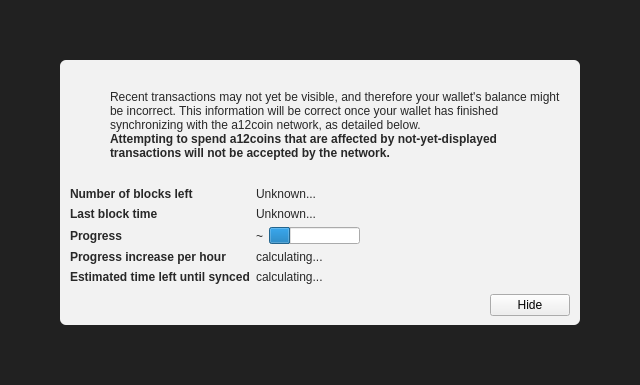
<?xml version="1.0" encoding="UTF-8"?>
<ui version="4.0">
 <class>ModalOverlay</class>
 <widget class="ModalOverlay" name="ModalOverlay">
  <property name="geometry">
   <rect>
    <x>0</x>
    <y>0</y>
    <width>640</width>
    <height>385</height>
   </rect>
  </property>
  <property name="windowTitle">
   <string>Form</string>
  </property>
  <layout class="QVBoxLayout" name="verticalLayout" stretch="0">
   <property name="sizeConstraint">
    <enum>QLayout::SetDefaultConstraint</enum>
   </property>
   <property name="leftMargin">
    <number>0</number>
   </property>
   <property name="topMargin">
    <number>0</number>
   </property>
   <property name="rightMargin">
    <number>0</number>
   </property>
   <property name="bottomMargin">
    <number>0</number>
   </property>
   <item>
    <widget class="QWidget" name="bgWidget" native="true">
     <property name="styleSheet">
      <string notr="true">#bgWidget { background: rgba(0,0,0,220); }</string>
     </property>
     <layout class="QVBoxLayout" name="verticalLayoutMain" stretch="1">
      <property name="leftMargin">
       <number>60</number>
      </property>
      <property name="topMargin">
       <number>60</number>
      </property>
      <property name="rightMargin">
       <number>60</number>
      </property>
      <property name="bottomMargin">
       <number>60</number>
      </property>
      <item>
       <widget class="QWidget" name="contentWidget" native="true">
        <property name="styleSheet">
         <string notr="true">#contentWidget { background: rgba(255,255,255,240); border-radius: 6px; }

QLabel { color: rgb(40,40,40);  }</string>
        </property>
        <layout class="QVBoxLayout" name="verticalLayoutSub" stretch="1,0,0,0">
         <property name="spacing">
          <number>0</number>
         </property>
         <property name="leftMargin">
          <number>10</number>
         </property>
         <property name="topMargin">
          <number>10</number>
         </property>
         <property name="rightMargin">
          <number>10</number>
         </property>
         <property name="bottomMargin">
          <number>10</number>
         </property>
         <item>
          <layout class="QHBoxLayout" name="horizontalLayoutIconText" stretch="0,1">
           <property name="topMargin">
            <number>20</number>
           </property>
           <item>
            <layout class="QVBoxLayout" name="verticalLayoutIcon">
             <property name="leftMargin">
              <number>0</number>
             </property>
             <item>
              <widget class="QPushButton" name="warningIcon">
               <property name="enabled">
                <bool>false</bool>
               </property>
               <property name="text">
                <string/>
               </property>
               <property name="icon">
                <iconset>
                 <normaloff>:/icons/warning</normaloff>
                 <disabledoff>:/icons/warning</disabledoff>:/icons/warning</iconset>
               </property>
               <property name="iconSize">
                <size>
                 <width>48</width>
                 <height>48</height>
                </size>
               </property>
               <property name="flat">
                <bool>true</bool>
               </property>
              </widget>
             </item>
             <item>
              <spacer name="verticalSpacerWarningIcon">
               <property name="orientation">
                <enum>Qt::Vertical</enum>
               </property>
               <property name="sizeHint" stdset="0">
                <size>
                 <width>20</width>
                 <height>40</height>
                </size>
               </property>
              </spacer>
             </item>
            </layout>
           </item>
           <item>
            <layout class="QVBoxLayout" name="verticalLayoutInfoText">
             <property name="leftMargin">
              <number>0</number>
             </property>
             <property name="topMargin">
              <number>0</number>
             </property>
             <item>
              <widget class="QLabel" name="infoText">
               <property name="text">
                <string>Recent transactions may not yet be visible, and therefore your wallet's balance might be incorrect. This information will be correct once your wallet has finished synchronizing with the a12coin network, as detailed below.</string>
               </property>
               <property name="textFormat">
                <enum>Qt::RichText</enum>
               </property>
               <property name="wordWrap">
                <bool>true</bool>
               </property>
              </widget>
             </item>
             <item>
              <widget class="QLabel" name="infoTextStrong">
               <property name="font">
                <font>
                 <weight>75</weight>
                 <bold>true</bold>
                </font>
               </property>
               <property name="text">
                <string>Attempting to spend a12coins that are affected by not-yet-displayed transactions will not be accepted by the network.</string>
               </property>
               <property name="textFormat">
                <enum>Qt::RichText</enum>
               </property>
               <property name="wordWrap">
                <bool>true</bool>
               </property>
              </widget>
             </item>
             <item>
              <spacer name="verticalSpacerInTextSpace">
               <property name="orientation">
                <enum>Qt::Vertical</enum>
               </property>
               <property name="sizeHint" stdset="0">
                <size>
                 <width>20</width>
                 <height>40</height>
                </size>
               </property>
              </spacer>
             </item>
            </layout>
           </item>
          </layout>
         </item>
         <item>
          <spacer name="verticalSpacerAfterText">
           <property name="orientation">
            <enum>Qt::Vertical</enum>
           </property>
           <property name="sizeHint" stdset="0">
            <size>
             <width>20</width>
             <height>40</height>
            </size>
           </property>
          </spacer>
         </item>
         <item>
          <layout class="QFormLayout" name="formLayout">
           <property name="fieldGrowthPolicy">
            <enum>QFormLayout::FieldsStayAtSizeHint</enum>
           </property>
           <property name="horizontalSpacing">
            <number>6</number>
           </property>
           <property name="verticalSpacing">
            <number>6</number>
           </property>
           <property name="topMargin">
            <number>10</number>
           </property>
           <item row="0" column="0">
            <widget class="QLabel" name="labelNumberOfBlocksLeft">
             <property name="font">
              <font>
               <weight>75</weight>
               <bold>true</bold>
              </font>
             </property>
             <property name="text">
              <string>Number of blocks left</string>
             </property>
            </widget>
           </item>
           <item row="0" column="1">
            <widget class="QLabel" name="numberOfBlocksLeft">
             <property name="text">
              <string>Unknown...</string>
             </property>
            </widget>
           </item>
           <item row="1" column="0">
            <widget class="QLabel" name="labelLastBlockTime">
             <property name="font">
              <font>
               <weight>75</weight>
               <bold>true</bold>
              </font>
             </property>
             <property name="text">
              <string>Last block time</string>
             </property>
            </widget>
           </item>
           <item row="1" column="1">
            <widget class="QLabel" name="newestBlockDate">
             <property name="sizePolicy">
              <sizepolicy hsizetype="Maximum" vsizetype="Preferred">
               <horstretch>0</horstretch>
               <verstretch>0</verstretch>
              </sizepolicy>
             </property>
             <property name="text">
              <string>Unknown...</string>
             </property>
            </widget>
           </item>
           <item row="2" column="0">
            <widget class="QLabel" name="labelSyncDone">
             <property name="font">
              <font>
               <weight>75</weight>
               <bold>true</bold>
              </font>
             </property>
             <property name="text">
              <string>Progress</string>
             </property>
            </widget>
           </item>
           <item row="2" column="1">
            <layout class="QHBoxLayout" name="horizontalLayoutSync" stretch="0,1">
             <item>
              <widget class="QLabel" name="percentageProgress">
               <property name="text">
                <string notr="true">~</string>
               </property>
              </widget>
             </item>
             <item>
              <widget class="QProgressBar" name="progressBar">
               <property name="value">
                <number>24</number>
               </property>
               <property name="format">
                <string/>
               </property>
              </widget>
             </item>
            </layout>
           </item>
           <item row="4" column="0">
            <widget class="QLabel" name="labelProgressIncrease">
             <property name="font">
              <font>
               <weight>75</weight>
               <bold>true</bold>
              </font>
             </property>
             <property name="text">
              <string>Progress increase per hour</string>
             </property>
            </widget>
           </item>
           <item row="4" column="1">
            <widget class="QLabel" name="progressIncreasePerH">
             <property name="text">
              <string>calculating...</string>
             </property>
            </widget>
           </item>
           <item row="5" column="0">
            <widget class="QLabel" name="labelEstimatedTimeLeft">
             <property name="font">
              <font>
               <weight>75</weight>
               <bold>true</bold>
              </font>
             </property>
             <property name="text">
              <string>Estimated time left until synced</string>
             </property>
            </widget>
           </item>
           <item row="5" column="1">
            <widget class="QLabel" name="expectedTimeLeft">
             <property name="text">
              <string>calculating...</string>
             </property>
            </widget>
           </item>
          </layout>
         </item>
         <item>
          <layout class="QHBoxLayout" name="horizontalLayoutButtons">
           <property name="leftMargin">
            <number>10</number>
           </property>
           <property name="topMargin">
            <number>10</number>
           </property>
           <item>
            <spacer name="horizontalSpacer">
             <property name="orientation">
              <enum>Qt::Horizontal</enum>
             </property>
             <property name="sizeHint" stdset="0">
              <size>
               <width>40</width>
               <height>20</height>
              </size>
             </property>
            </spacer>
           </item>
           <item>
            <widget class="QPushButton" name="closeButton">
             <property name="text">
              <string>Hide</string>
             </property>
            </widget>
           </item>
          </layout>
         </item>
        </layout>
       </widget>
      </item>
     </layout>
    </widget>
   </item>
  </layout>
 </widget>
 <customwidgets>
  <customwidget>
   <class>ModalOverlay</class>
   <extends>QWidget</extends>
   <header>qt/modaloverlay.h</header>
   <container>1</container>
  </customwidget>
 </customwidgets>
 <resources/>
 <connections/>
</ui>
